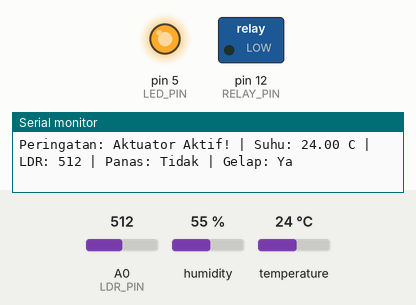
Bench run of a sketch on a simulated Arduino Uno, built with avr-gcc and run on an emulated ATmega328P. On the bench: switched loads named in the sketch (green lamp = pin HIGH), output pins drawn as LEDs (lit = HIGH), the last lines printed to the serial monitor. Inputs (shaded band) come from the test bench; at power-on: A0 (LDR_PIN) = 512, temperature 24 °C, humidity 55 %.

Above: at 2.8 s.
2.9 s: A0 (LDR_PIN) set to 318
5.6 s: A0 (LDR_PIN) set to 282
At 7.0 s:
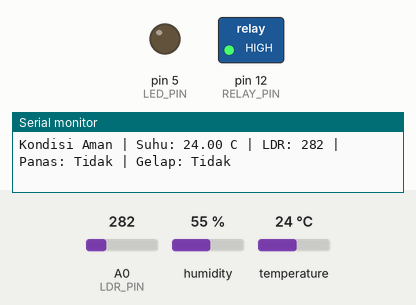
8.3 s: temperature set to 33 °C
11.3 s: temperature set to 36 °C
At 13.1 s:
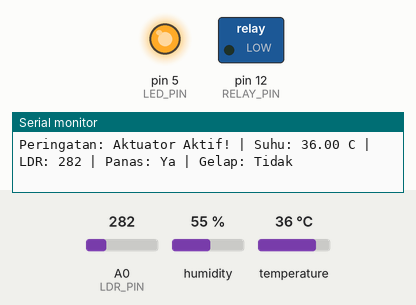
15.7 s: temperature set to 12 °C
At 16.7 s:
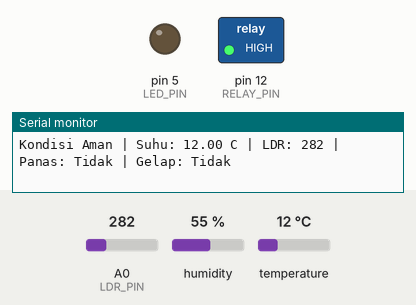
18.4 s: temperature set to 41 °C
At 21.6 s:
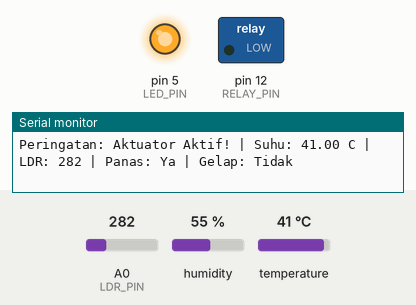
Timing chart, 0 to 22.7 s (numbered marks = the images above; inputs shaded):
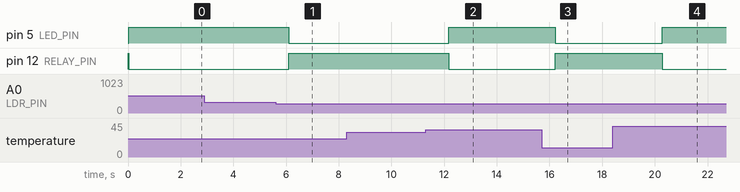

The sketch:

tugas_mdl2.ino.ino
```cpp
#include <DHT.h>

// ================== KONFIGURASI PIN ==================
#define DHTPIN 13         // D7 di NodeMCU (GPIO13)
#define DHTTYPE DHT11     // Ganti ke DHT22 kalau modulmu tipe itu
#define LDR_PIN A0        // LDR di pin analog A0
#define RELAY_PIN 12      // D6 (GPIO12) -> pin IN/Signal Relay
#define LED_PIN 5         // D1 (GPIO5)  -> LED indikator opsional

// ================== AMBANG BATAS (THRESHOLD) ==================
#define SUHU_BATAS_ATAS   34.0   // di atas ini dianggap "terlalu panas"
#define LDR_BATAS_GELAP   300    // ambang batas gelap/terang (kalibrasi manual pakai Serial Monitor)

// ================== ARAH PEMBACAAN LDR ==================
// Wiring standar (LDR dari VCC ke A0, resistor tetap dari A0 ke GND):
//   makin terang -> nilai ADC makin BESAR -> "gelap" = nilai di BAWAH ambang batas.
// Kalau LDR & resistor tetapmu posisinya kebalik (resistor dari VCC ke A0, LDR dari A0 ke GND),
// hasilnya justru terbalik: disenter malah nilainya TURUN. Itu tandanya wiring-mu begini.
// Set true kalau kamu ngalamin gejala itu (disenter = makin "gelap" menurut kode).
#define LDR_INVERTED true

// ================== SIFAT MODUL RELAY ==================
// Mayoritas modul relay 1-channel 5V yang beredar untuk Arduino/NodeMCU
// bersifat ACTIVE-LOW: sinyal LOW -> relay ON, sinyal HIGH -> relay OFF.
// Kalau pas ditest ternyata kebalik (relay malah nyala waktu harusnya mati),
// tinggal ubah nilai di bawah jadi "false".
#define RELAY_ACTIVE_LOW true

DHT dht(DHTPIN, DHTTYPE);

// Fungsi bantu supaya logika Active-Low/Active-High tidak bikin bingung
// di bagian rule engine. Cukup panggil setRelay(true) = "nyalakan aktuator".
void setRelay(bool aktif) {
  if (RELAY_ACTIVE_LOW) {
    digitalWrite(RELAY_PIN, aktif ? LOW : HIGH);
  } else {
    digitalWrite(RELAY_PIN, aktif ? HIGH : LOW);
  }
}

void setup() {
  Serial.begin(115200);

  pinMode(RELAY_PIN, OUTPUT);
  pinMode(LED_PIN, OUTPUT);

  // Kondisi aman di awal (safety first): pastikan aktuator mati dulu
  setRelay(false);
  digitalWrite(LED_PIN, LOW);

  dht.begin();

  Serial.println(F("=== Sistem Otomasi Kontrol Lokal Terpadu - Smart Warehouse ==="));
  Serial.println(F("Inisialisasi sensor selesai. Memulai monitoring..."));
}

void loop() {
  // Akuisisi multi-sensor: DHT (digital) dan LDR (analog) dalam satu siklus
  float suhu = dht.readTemperature();
  int nilaiLDR = analogRead(LDR_PIN);

  // Validasi pembacaan DHT supaya sistem tidak salah ambil keputusan
  // gara-gara nilai NaN (gagal baca)
  if (isnan(suhu)) {
    Serial.println(F("Peringatan: Gagal membaca sensor DHT (NaN). Melewati siklus ini."));
    delay(2000); // DHT11 perlu jeda >=2 detik antar pembacaan
    return;
  }

  // ================== RULE ENGINE (kondisi OR) ==================
  bool terlaluPanas = suhu > SUHU_BATAS_ATAS;
  bool terlaluGelap;
  if (LDR_INVERTED) {
    terlaluGelap = nilaiLDR > LDR_BATAS_GELAP; // wiring terbalik: gelap = nilai TINGGI
  } else {
    terlaluGelap = nilaiLDR < LDR_BATAS_GELAP; // wiring standar: gelap = nilai RENDAH
  }

  if (terlaluPanas || terlaluGelap) {
    setRelay(true);
    digitalWrite(LED_PIN, HIGH);
    Serial.print(F("Peringatan: Aktuator Aktif! | "));
  } else {
    setRelay(false);
    digitalWrite(LED_PIN, LOW);
    Serial.print(F("Kondisi Aman | "));
  }

  // Log detail kondisi lingkungan ke Serial Monitor
  Serial.print(F("Suhu: "));
  Serial.print(suhu);
  Serial.print(F(" C | LDR: "));
  Serial.print(nilaiLDR);
  Serial.print(F(" | Panas: "));
  Serial.print(terlaluPanas ? F("Ya") : F("Tidak"));
  Serial.print(F(" | Gelap: "));
  Serial.println(terlaluGelap ? F("Ya") : F("Tidak"));

  delay(2000);
}
```

Measured:
- the behaviour switches between 301 and 300 on A0 (LDR_PIN) (found by bisection; images 0 and 1)
- the behaviour switches between 34 and 35 °C on temperature (found by bisection; images 1 and 2)
- after the input at 5.6 s, pin 5 (LED_PIN): HIGH → LOW after 0.50 s; pin 12 (RELAY_PIN): LOW → HIGH after 0.50 s
- after the input at 11.3 s, pin 5 (LED_PIN): LOW → HIGH after 0.88 s; pin 12 (RELAY_PIN): HIGH → LOW after 0.88 s
- after the input at 15.7 s, pin 5 (LED_PIN): HIGH → LOW after 0.53 s; pin 12 (RELAY_PIN): LOW → HIGH after 0.53 s
- after the input at 18.4 s, pin 5 (LED_PIN): LOW → HIGH after 1.9 s; pin 12 (RELAY_PIN): HIGH → LOW after 1.9 s
